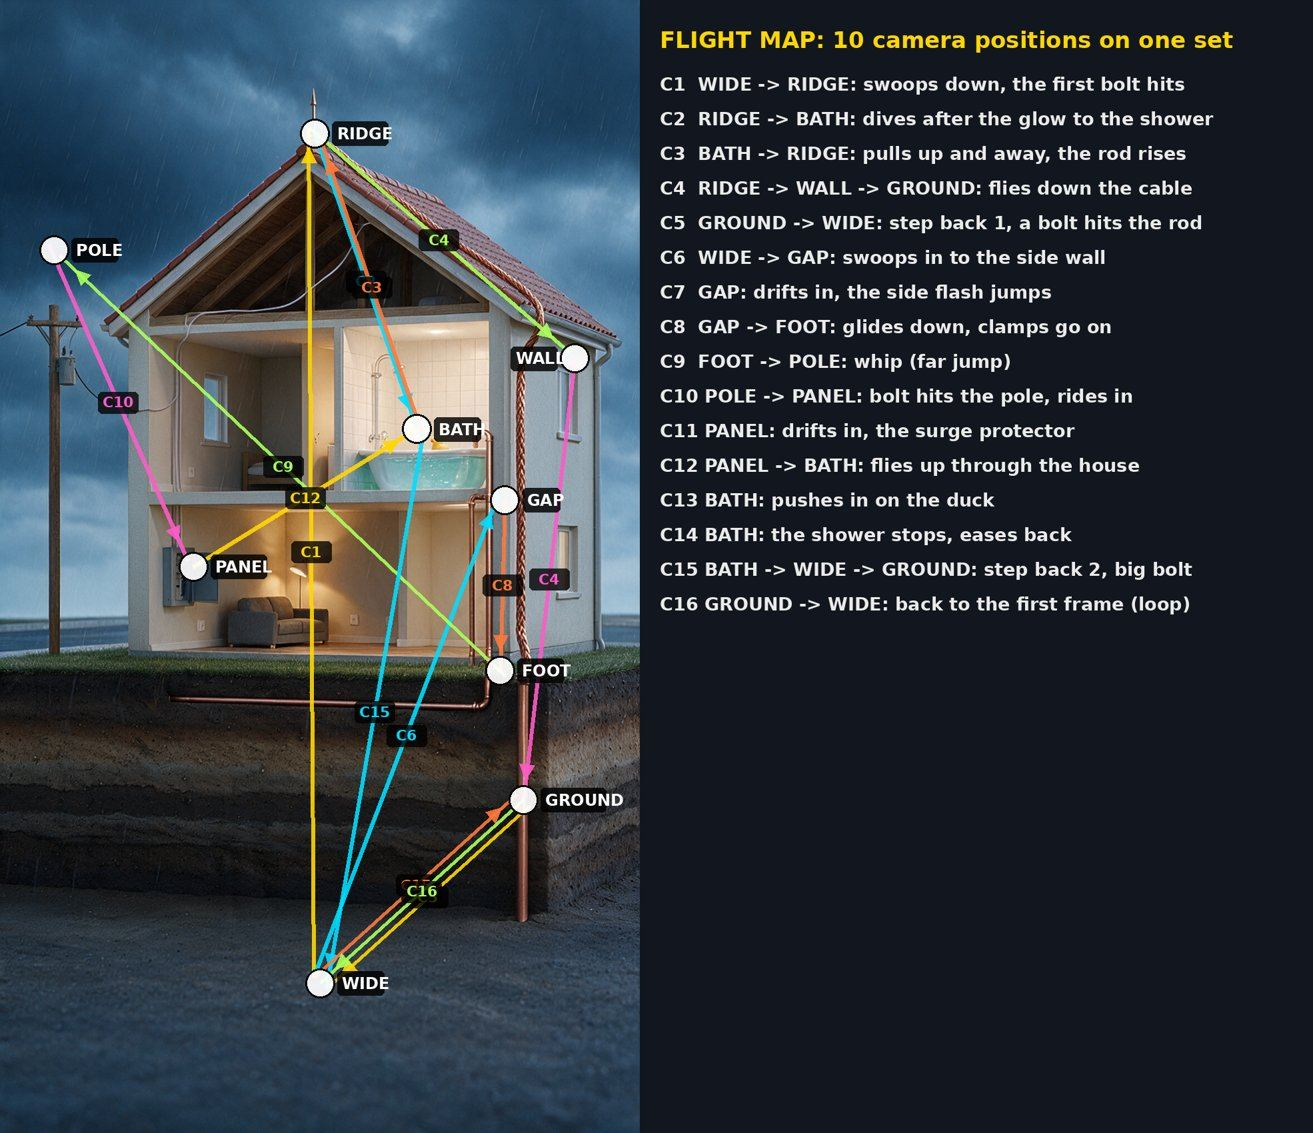

Recreate this plot in Python.
# Video 09 Gate C flight map and keyframe sheet (from 09-jobs stills in stills/). Run locally from the video folder.
from PIL import Image, ImageDraw, ImageFont
import math
S = 'stills/'
F = '/usr/share/fonts/truetype/dejavu/DejaVuSans-Bold.ttf'
def font(n):
    try: return ImageFont.truetype(F, n)
    except Exception: return ImageFont.load_default()
# --- 1. map of the camera positions on the wide (W1), with the flight order ---
base = Image.open(S + 'W1.png').convert('RGB')
k = 1.25; base = base.resize((int(768 * k), int(1360 * k)))
d = ImageDraw.Draw(base, 'RGBA')
POS = {"RIDGE": (378, 160), "BATH": (500, 515), "WALL": (690, 430), "GAP": (606, 600), "FOOT": (600, 805),
       "GROUND": (628, 960), "POLE": (65, 300), "PANEL": (232, 680), "WIDE": (384, 1180)}
POS = {n: (x * k, y * k) for n, (x, y) in POS.items()}
PATH = [("C1", "WIDE", "RIDGE"), ("C2", "RIDGE", "BATH"), ("C3", "BATH", "RIDGE"), ("C4", "RIDGE", "WALL"), ("C4", "WALL", "GROUND"),
        ("C5", "GROUND", "WIDE"), ("C6", "WIDE", "GAP"), ("C8", "GAP", "FOOT"), ("C9", "FOOT", "POLE"), ("C10", "POLE", "PANEL"),
        ("C12", "PANEL", "BATH"), ("C15", "BATH", "WIDE"), ("C15", "WIDE", "GROUND"), ("C16", "GROUND", "WIDE")]
COL = [(255, 214, 0), (0, 220, 255), (255, 120, 60), (170, 255, 90), (255, 90, 200)]
for i, (c, a, b) in enumerate(PATH):
    (x0, y0), (x1, y1) = POS[a], POS[b]
    off = (i % 3 - 1) * 9; col = COL[i % len(COL)] + (230,)
    x0 += off; y0 += off; x1 += off; y1 += off
    d.line([(x0, y0), (x1, y1)], fill=col, width=6)
    ang = math.atan2(y1 - y0, x1 - x0); L = 26
    tip = (x1 - 30 * math.cos(ang), y1 - 30 * math.sin(ang))
    d.polygon([tip, (tip[0] - L * math.cos(ang - 0.45), tip[1] - L * math.sin(ang - 0.45)),
               (tip[0] - L * math.cos(ang + 0.45), tip[1] - L * math.sin(ang + 0.45))], fill=col)
    mx, my = (x0 + x1) / 2, (y0 + y1) / 2
    d.rounded_rectangle([mx - 30, my - 16, mx + 30, my + 16], 6, fill=(0, 0, 0, 200)); d.text((mx, my), c, font=font(22), fill=col, anchor='mm')
for n, (x, y) in POS.items():
    d.ellipse([x - 22, y - 22, x + 22, y + 22], fill=(255, 255, 255, 235), outline=(0, 0, 0, 255), width=3)
    wlab = 14 * len(n) + 14
    lx = x + 26 if x + 26 + wlab < base.width - 4 else x - 26 - wlab
    d.rounded_rectangle([lx, y - 18, lx + wlab, y + 18], 6, fill=(0, 0, 0, 210))
    d.text((lx + 7, y), n, font=font(24), fill=(255, 255, 255), anchor='lm')
txt = ["FLIGHT MAP: 10 camera positions on one set",
       "C1  WIDE -> RIDGE: swoops down, the first bolt hits",
       "C2  RIDGE -> BATH: dives after the glow to the shower",
       "C3  BATH -> RIDGE: pulls up and away, the rod rises",
       "C4  RIDGE -> WALL -> GROUND: flies down the cable",
       "C5  GROUND -> WIDE: step back 1, a bolt hits the rod",
       "C6  WIDE -> GAP: swoops in to the side wall",
       "C7  GAP: drifts in, the side flash jumps",
       "C8  GAP -> FOOT: glides down, clamps go on",
       "C9  FOOT -> POLE: whip (far jump)",
       "C10 POLE -> PANEL: bolt hits the pole, rides in",
       "C11 PANEL: drifts in, the surge protector",
       "C12 PANEL -> BATH: flies up through the house",
       "C13 BATH: pushes in on the duck",
       "C14 BATH: the shower stops, eases back",
       "C15 BATH -> WIDE -> GROUND: step back 2, big bolt",
       "C16 GROUND -> WIDE: back to the first frame (loop)"]
panel = Image.new('RGB', (1010, base.height), (18, 22, 30)); pd = ImageDraw.Draw(panel)
y = 40
for i, t in enumerate(txt):
    pd.text((30, y), t, font=font(34 if i == 0 else 27), fill=(255, 214, 0) if i == 0 else (235, 235, 235)); y += 70 if i == 0 else 52
out = Image.new('RGB', (base.width + panel.width, base.height)); out.paste(base, (0, 0)); out.paste(panel, (base.width, 0))
out = out.resize((out.width * 2 // 3, out.height * 2 // 3)); out.save('gateC_flightmap.jpg', quality=85); print('map', out.size)

# --- 2. every clip's keyframes: start -> (middle) -> end ---
CLIPS = [("C1", "W", [], "R0B"), ("C2", "R0B", [], "Bg"), ("C3", "Bg", [], "R1"), ("C4", "R1", ["D"], "G"), ("C5", "G", [], "W1B"),
         ("C6", "W1B", [], "S"), ("C7", "S", [], "Sa"), ("C8", "Sa", [], "K"), ("C9", "K", [], "P"), ("C10", "P", ["Pb"], "Es"),
         ("C11", "Es", [], "E1"), ("C12", "E1", [], "B"), ("C13", "B", [], "Bd"), ("C14", "Bd", [], "Bo"), ("C15", "Bo", ["W1B"], "Gg"),
         ("C16", "Gg", [], "W1")]
tw, th = 150, 266; cols = 4; tile_w = 3 * tw + 2 * 22 + 20; tile_h = th + 46
sheet = Image.new('RGB', (cols * tile_w, 4 * tile_h), 'white'); sd = ImageDraw.Draw(sheet)
for i, (c, a, mids, b) in enumerate(CLIPS):
    X = (i % cols) * tile_w + 10; Y = (i // cols) * tile_h + 6
    sd.text((X, Y), f"{c}: {a} -> {' -> '.join(mids + [b])}", font=font(18), fill='black')
    x = X
    for j, kk in enumerate([a] + mids + [b]):
        sheet.paste(Image.open(S + kk + '.png').convert('RGB').resize((tw, th)), (x, Y + 30))
        if j < len(mids) + 1: sd.text((x + tw + 3, Y + 30 + th // 2), '>', font=font(26), fill='black')
        x += tw + 22
sheet.save('gateC_keyframes.jpg', quality=82); print('keyframes', sheet.size)

# --- 3. first and last frames ---
a = Image.open(S + 'W.png').convert('RGB').resize((540, 956)); b = Image.open(S + 'W1.png').convert('RGB').resize((540, 956))
fl = Image.new('RGB', (1100, 1000), 'white'); fd = ImageDraw.Draw(fl)
fl.paste(a, (0, 40)); fl.paste(b, (560, 40))
fd.text((10, 8), "FIRST FRAME (W)", font=font(26), fill='black'); fd.text((570, 8), "LAST FRAME (W1): + rod, cable, ground rod", font=font(26), fill='black')
fl.save('gateC_first_last.jpg', quality=85); print('first/last', fl.size)
